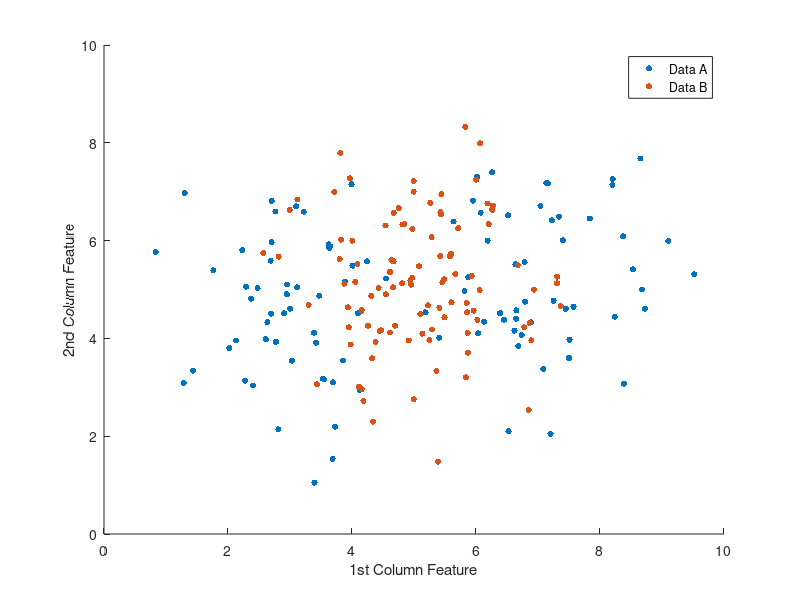

Write the MATLAB code that produced this figure. (Note: this script raises an error after producing the figure.)

% Task 7
% Alina, Lisa, Ömer and Nikolai

% 1
data_A = load('data_lvq_A.mat').('matA');
data_B = load('data_lvq_B.mat').('matB');

figure()
scatter(data_A(:,1),data_A(:,2),20,'filled','DisplayName','Data A')
hold on
scatter(data_B(:,1),data_B(:,2),20,'filled','DisplayName','Data B')
xlabel('1st Column Feature')
ylabel('2nd Column Feature')
legend

% 2
for no_A = 1:2
    for no_B = 1:2
        [E, prot_all] = LVQ(data_A,data_B,no_A,no_B);
        figure()
        plot(E,'LineWidth',1)
        title(['E over epoch for ' num2str(no_A) ' A prototypes and '...
            num2str(no_B) ' B prototypes']) 
        xlabel('Epoch')
        ylabel('Misclassification error')
        
        figure()
        scatter(data_A(:,1),data_A(:,2),'DisplayName','Class A',...
                'LineWidth',1.5)
        hold on
        scatter(data_B(:,1), data_B(:,2),'DisplayName','Class B',...
                'LineWidth',1.5)
        hold on
        scatter(prot_all(1:no_A,1),prot_all(1:no_A,2),70,'filled',...
                'DisplayName','A prototypes')
        hold on
        scatter(prot_all(no_A+1:end,1),prot_all(no_A+1:end,2),70,...
                'filled','DisplayName','B prototypes')
        xlabel('Feature 1')
        ylabel('Feature 2')
        hold on
        legend
        
        if no_A == 2 && no_B == 1
            cross_validation(data_A,data_B,no_A,no_B)
        end
    end
end
